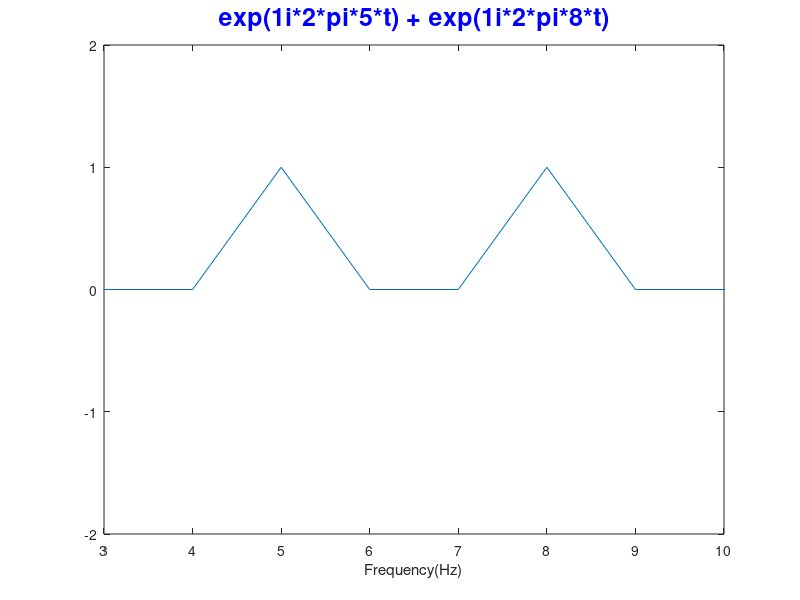
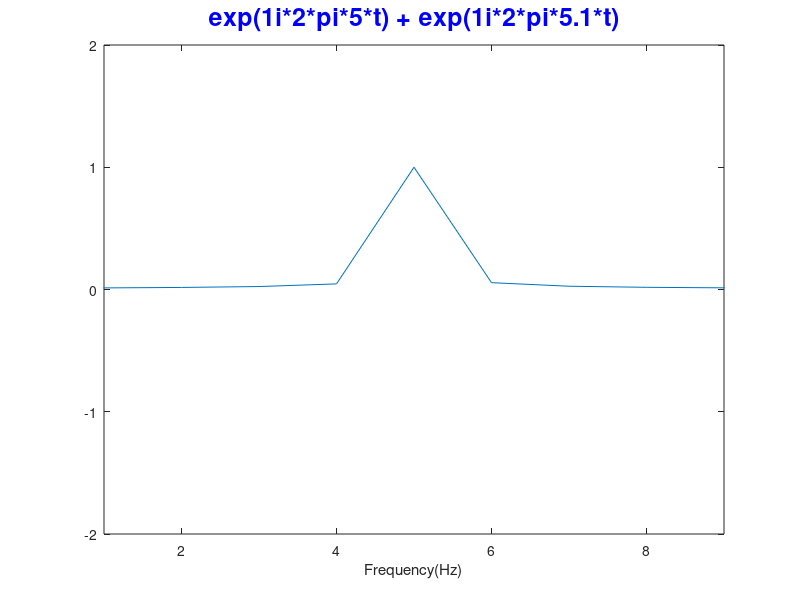
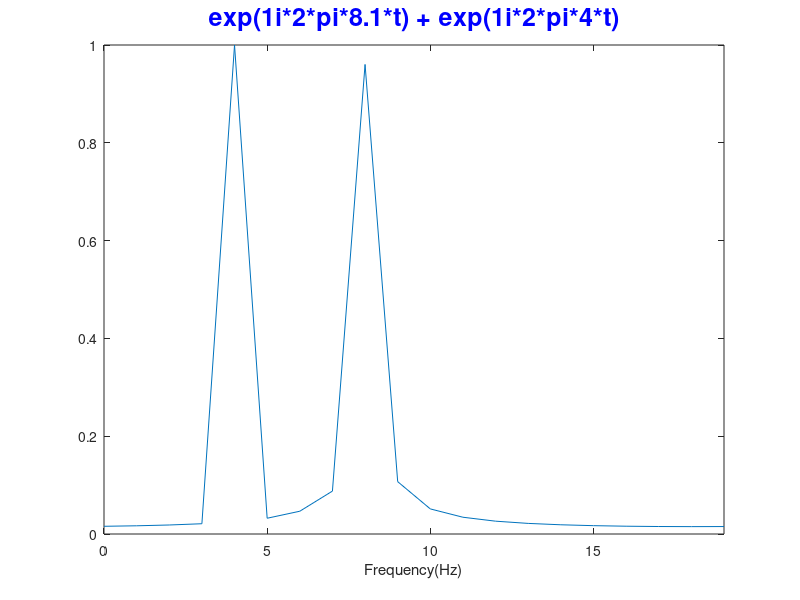

Recreate these plots in MATLAB, in order.
%% Exc) 0-1
close all;
clear;
clc;

t_start = 0;
t_end = 1;
fs = 20;
ts = 1/fs;
t = t_start:ts:t_end-ts;
N = length(t);
freq0_1 = 0:fs/N:(N-1)*fs/N;

x0_1 = exp(1i*2*pi*5*t) + exp(1i*2*pi*8*t);

figure('Name', '0-1 Fourier Transform');
x0_1f = fft(x0_1);
plot(freq0_1, abs(x0_1f)/max(abs(x0_1f)));
xlim([3 10]);
ylim([-2 2]);
xlabel('Frequency(Hz)');
title('exp(1i*2*pi*5*t) + exp(1i*2*pi*8*t)', 'FontSize', 18, 'Color', 'b');

%% Exc) 0-2
close all;
clear;
clc;

t_start = 0;
t_end = 1;
fs = 20;
ts = 1/fs;
t = t_start:ts:t_end-ts;
N = length(t);
freq0_2 = 0:fs/N:(N-1)*fs/N;

x0_2 = exp(1i*2*pi*5*t) + exp(1i*2*pi*5.1*t);

figure('Name', '0-2 Fourier Transform');
x0_2f = fft(x0_2);
plot(freq0_2, abs(x0_2f)/max(abs(x0_2f)));
title('exp(1i*2*pi*5*t) + exp(1i*2*pi*5.1*t)', 'FontSize', 18, 'Color', 'b');
xlim([1 9]);
ylim([-2 2]);
xlabel('Frequency(Hz)');

%% Exc) 0-3
close all;
clear;
clc;

t_start = 0;
t_end = 1;
fs = 20;
ts = 1/fs;
t = t_start:ts:t_end-ts;
N = length(t);
freq0_3 = 0:fs/N:(N-1)*fs/N;

x0_3 = exp(1i*2*pi*8.1*t) + exp(1i*2*pi*4*t);

figure('Name', '0-3 Fourier Transform');
x0_3f = fft(x0_3);
plot(freq0_3, abs(x0_3f)/max(abs(x0_3f)));
title('exp(1i*2*pi*8.1*t) + exp(1i*2*pi*4*t)', 'FontSize', 18, 'Color', 'b');
xlim([0 (N-1)*fs/N]);
xlabel('Frequency(Hz)');